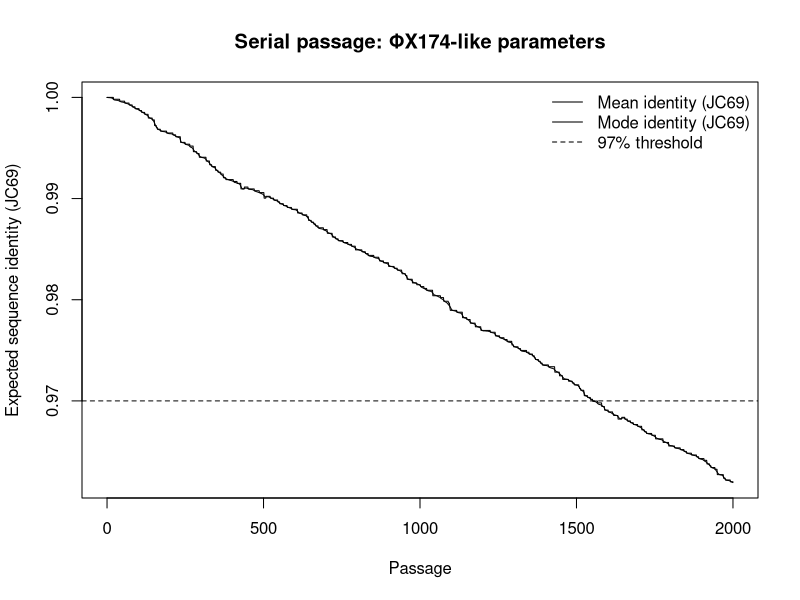

Write R code to recreate this figure. (Note: this script raises an error after producing the figure.)
# ------------------------------------------------------------
# Serial passage simulator (minimal, fast, and interpretable)
# - Asexual haploid population
# - Within each passage: g generations of selection + mutation
# - Between passages: bottleneck of size B
# - Tracks mutation counts in 3 classes: deleterious / neutral / beneficial
# - Reports *sequence identity* using Jukes–Cantor (JC69), not 1 - k/L
#
# Defaults are "ΦX174-like": L = 5386, mu ~ 1e-6 per site per copying round
# ------------------------------------------------------------

`%||%` <- function(x, y) if (is.null(x)) y else x

# JC69: substitutions/site (d) -> expected observed identity
jc_identity_from_d <- function(d) 0.25 + 0.75 * exp(-4 * d / 3)
# (and p-distance would be 1 - identity)

simulate_serial_passage_phiX174 <- function(
    P = 1000,             # number of passages
    g = 5,                # effective generations per passage
    L = 5386,             # ΦX174 genome length
    mu = 1e-6,            # per-site mutation rate per generation
    N = 1e7,            # within-passage effective population size
    B = 200,              # bottleneck founders per passage
    # DFE mixture (toy but useful)
    p_del = 0.70,
    p_neu = 0.299,
    p_ben = 0.001,
    s_del = 0.02,         # fitness penalty per deleterious mutation (multiplicative via exp)
    s_ben = 0.05,         # fitness gain per beneficial mutation (multiplicative via exp)
    seed = 1
) {
  stopifnot(abs((p_del + p_neu + p_ben) - 1) < 1e-12)
  set.seed(seed)
  
  lambda <- L * mu  # per-genome mutation rate per generation (≈0.005386 for defaults)
  
  # We exploit that lambda is small for ΦX174: P(>=2 mutations/genome/gen) is tiny.
  # So we use a "0-or-1 mutation per genome per generation" approximation:
  #   mutated genomes ~ Binomial(n, lambda)
  # This is accurate for small lambda and keeps the simulator fast.
  #
  # If you later want multi-hit handling, tell me and I'll add an efficient version.
  
  parse_key <- function(key) as.integer(strsplit(key, "\\|", fixed = FALSE)[[1]])
  make_key  <- function(kd, kn, kb) paste0(kd, "|", kn, "|", kb)
  fitness   <- function(kd, kb) exp(-s_del * kd + s_ben * kb)
  
  # population as hash map: key "kd|kn|kb" -> count
  pop <- new.env(hash = TRUE, parent = emptyenv())
  pop[["0|0|0"]] <- B  # start with B identical founders
  
  summarize_pop <- function(pop_env) {
    keys <- ls(pop_env)
    counts <- as.integer(mget(keys, pop_env, inherits = FALSE))
    k_mat <- t(vapply(keys, parse_key, integer(3)))
    k_tot <- rowSums(k_mat)
    
    Ntot <- sum(counts)
    mean_k <- sum(counts * k_tot) / Ntot
    
    mode_idx <- which.max(counts)
    mode_k <- k_tot[mode_idx]
    
    # substitutions/site (d)
    mean_d <- mean_k / L
    mode_d <- mode_k / L
    
    # expected observed identity (JC69)
    mean_id_jc <- jc_identity_from_d(mean_d)
    mode_id_jc <- jc_identity_from_d(mode_d)
    
    list(
      N = Ntot,
      mean_k = mean_k,
      mode_k = mode_k,
      mean_d = mean_d,
      mode_d = mode_d,
      mean_identity_jc = mean_id_jc,
      mode_identity_jc = mode_id_jc
    )
  }
  
  out <- data.frame(
    passage = 0:P,
    N = NA_integer_,
    mean_k = NA_real_,
    mode_k = NA_real_,
    mean_d = NA_real_,
    mode_d = NA_real_,
    mean_identity_jc = NA_real_,
    mode_identity_jc = NA_real_
  )
  
  # init summary
  s0 <- summarize_pop(pop)
  out[1, names(s0)] <- s0
  
  for (p in seq_len(P)) {
    
    # Within passage: g generations
    for (gen in seq_len(g)) {
      keys <- ls(pop)
      counts <- as.integer(mget(keys, pop, inherits = FALSE))
      k_mat <- t(vapply(keys, parse_key, integer(3)))
      
      # --- Selection (Wright–Fisher with selection) ---
      w <- fitness(kd = k_mat[, 1], kb = k_mat[, 3])
      probs <- counts * w
      probs <- probs / sum(probs)
      next_counts <- as.integer(rmultinom(1, size = N, prob = probs))
      
      # --- Mutation (0-or-1 per genome approximation) ---
      pop2 <- new.env(hash = TRUE, parent = emptyenv())
      
      for (i in seq_along(keys)) {
        n_i <- next_counts[i]
        if (n_i == 0L) next
        
        kd <- k_mat[i, 1]; kn <- k_mat[i, 2]; kb <- k_mat[i, 3]
        
        # how many of these n_i genomes mutate this generation?
        m_i <- rbinom(1, size = n_i, prob = lambda)
        n_nomut <- n_i - m_i
        
        # keep non-mutated genomes in same state
        if (n_nomut > 0L) {
          key0 <- make_key(kd, kn, kb)
          pop2[[key0]] <- (pop2[[key0]] %||% 0L) + n_nomut
        }
        
        # mutated genomes: exactly 1 mutation each; split by DFE class
        if (m_i > 0L) {
          splits <- as.integer(rmultinom(1, size = m_i, prob = c(p_del, p_neu, p_ben)))
          
          # each class produces a new state with +1 in that class
          if (splits[1] > 0L) {
            keyd <- make_key(kd + 1L, kn, kb)
            pop2[[keyd]] <- (pop2[[keyd]] %||% 0L) + splits[1]
          }
          if (splits[2] > 0L) {
            keyn <- make_key(kd, kn + 1L, kb)
            pop2[[keyn]] <- (pop2[[keyn]] %||% 0L) + splits[2]
          }
          if (splits[3] > 0L) {
            keyb <- make_key(kd, kn, kb + 1L)
            pop2[[keyb]] <- (pop2[[keyb]] %||% 0L) + splits[3]
          }
        }
      }
      
      pop <- pop2
    }
    
    # --- Bottleneck between passages ---
    keys <- ls(pop)
    counts <- as.integer(mget(keys, pop, inherits = FALSE))
    probs <- counts / sum(counts)
    founders <- as.integer(rmultinom(1, size = B, prob = probs))
    
    popB <- new.env(hash = TRUE, parent = emptyenv())
    for (i in seq_along(keys)) {
      if (founders[i] > 0L) popB[[keys[i]]] <- founders[i]
    }
    pop <- popB
    
    sp <- summarize_pop(pop)
    out[p + 1, names(sp)] <- sp
  }
  
  out
}

# ---------------- Example ----------------
res <- simulate_serial_passage_phiX174(
  P = 2000,
  g = 10,
  N = 1e7,
  B = 1000,
  L = 5386,
  mu = 1e-6,
  p_del = 0.7,
  p_neu = 0.29,
  p_ben = 0.01,
  s_del = 0.2,
  s_ben = 0.05,
  seed = 1
)

# First passage where "consensus-like" (mode) expected identity <= 97%
hit <- which(res$mode_identity_jc <= 0.97)
if (length(hit)) {
  cat("First passage with mode identity <= 0.97:", res$passage[min(hit)], "\n")
} else {
  cat("Mode identity never <= 0.97 within", max(res$passage), "passages.\n")
}

# Plot mean vs mode identity (JC-corrected)
plot(res$passage, res$mean_identity_jc, type = "l",
     xlab = "Passage", ylab = "Expected sequence identity (JC69)",
     main = "Serial passage: ΦX174-like parameters")
lines(res$passage, res$mode_identity_jc)
abline(h = 0.97, lty = 2)
legend("topright",
       legend = c("Mean identity (JC69)", "Mode identity (JC69)", "97% threshold"),
       lty = c(1, 1, 2), bty = "n")

df_res <- data.frame(passage = res$passage, mean_identity_jc = res$mean_identity_jc)

gg1 <- df_res %>%
ggplot(aes(x = passage, y = mean_identity_jc)) + geom_line() + 
  labs(x = "Passage", y = "Expected Sequence identity (JC69)", title = "Serial passage: ΦX174-like parameters") + 
  theme_bw() + 
  geom_hline(yintercept = 0.97, lty = 2)

# ------------------------------------------------------------
# Grid runner for serial passage simulator
# - Expands a parameter grid
# - Runs multiple seeds per condition
# - Computes time-to-threshold T97 (first passage where identity <= 0.97)
# - Returns tidy results + optional trajectory summaries
#
# Assumes you have simulate_serial_passage_phiX174() defined (from earlier)
# and that its output has columns: passage, mean_identity_jc, mode_identity_jc
# ------------------------------------------------------------

library(dplyr)
library(tidyr)
library(purrr)

# ---- helpers ----

first_hit_time <- function(df, col = c("mode_identity_jc", "mean_identity_jc"), thr = 0.97) {
  col <- match.arg(col)
  idx <- which(df[[col]] <= thr)
  if (length(idx) == 0) return(NA_integer_)
  df$passage[min(idx)]
}

run_one_condition <- function(params, seeds, thr = 0.97) {
  # params: one-row data.frame/tibble with parameter columns
  # seeds: integer vector of RNG seeds
  
  p <- as.list(params)
  
  out <- purrr::map_dfr(seeds, function(seed) {
    sim <- do.call(simulate_serial_passage_phiX174, c(p, list(seed = seed)))
    
    tibble::tibble(
      seed = seed,
      T97_mode = first_hit_time(sim, "mode_identity_jc", thr),
      T97_mean = first_hit_time(sim, "mean_identity_jc", thr),
      final_mode_id = sim$mode_identity_jc[nrow(sim)],
      final_mean_id = sim$mean_identity_jc[nrow(sim)]
    )
  })
  
  # replicate the 1-row params to match number of rows in out
  params_rep <- params[rep(1, nrow(out)), , drop = FALSE]
  dplyr::bind_cols(out, params_rep)
}


# Optional: summarize trajectories across seeds (median + bands) for plotting
summarise_trajectories <- function(trajs_df, col, probs = c(0.1, 0.5, 0.9)) {
  # trajs_df: tidy with columns: passage, value, plus condition cols + seed
  # col: name of value column (already selected), e.g. "mode_identity_jc"
  stopifnot(col %in% names(trajs_df))
  
  trajs_df %>%
    group_by(across(-c(seed, all_of(col)))) %>%
    summarise(
      qlo = quantile(.data[[col]], probs[1], na.rm = TRUE),
      q50 = quantile(.data[[col]], probs[2], na.rm = TRUE),
      qhi = quantile(.data[[col]], probs[3], na.rm = TRUE),
      .groups = "drop"
    )
}

require(dplyr)
require(tidyr)
require(purrr)
# ---- build parameter grid ----
# ΦX174-ish defaults, varying the main axes:
# B (bottleneck), mu (mutation rate), p_del (constraint density), g (gens/passage)
param_grid <- tidyr::crossing(
  P = 2000L,
  L = 5386L,
  N = 1e7L,
  B = c(5L, 20L, 100L, 1000L),
  g = c(3L, 5L, 10L),
  mu = c(3e-7, 1e-6, 3e-6),
  p_del = c(0.3, 0.5, 0.7),
  # keep beneficial minimal; can also toggle p_ben = c(0, 1e-3) if you want
  p_ben = 1e-3,
  s_del = c(0.1, 0.2, 0.5),
  s_ben = c(0.05, 0.1, 0.2)
) %>%
  mutate(
    p_neu = 1 - p_del - p_ben
  ) %>%
  # basic sanity check
  filter(p_neu >= 0)

# ---- choose seeds ----
n_seeds <- 3
seeds <- 1:n_seeds

# ---- run grid (summary outcomes only) ----
# This returns one row per (condition × seed)
results <- param_grid %>%
  mutate(cond_id = row_number()) %>%
  group_split(cond_id) %>%
  map_dfr(~run_one_condition(.x %>% select(-cond_id), seeds = seeds, thr = 0.97)) %>%
  mutate(
    hit_mode = !is.na(T97_mode),
    hit_mean = !is.na(T97_mean)
  )

saveRDS(results, "simulation_serial_passage_results.rds")

# ---- summarize per condition ----
summary_by_condition <- results %>%
  group_by(P, L, N, B, g, mu, p_del, p_neu, p_ben, s_del, s_ben) %>%
  summarise(
    n = n(),
    hit_rate_mode = mean(hit_mode),
    hit_rate_mean = mean(hit_mean),
    T97_mode_median = median(T97_mode, na.rm = TRUE),
    T97_mode_q10 = quantile(T97_mode, 0.10, na.rm = TRUE),
    T97_mode_q90 = quantile(T97_mode, 0.90, na.rm = TRUE),
    T97_mean_median = median(T97_mean, na.rm = TRUE),
    T97_mean_q10 = quantile(T97_mean, 0.10, na.rm = TRUE),
    T97_mean_q90 = quantile(T97_mean, 0.90, na.rm = TRUE),
    final_mode_id_median = median(final_mode_id, na.rm = TRUE),
    final_mean_id_median = median(final_mean_id, na.rm = TRUE),
    .groups = "drop"
  )

library(dplyr)

P_max <- max(summary_by_condition$P)

plot_df <- summary_by_condition %>%
  mutate(
    T97_mode_plot = ifelse(is.na(T97_mode_median), P_max + 1, T97_mode_median),
    T97_mean_plot = ifelse(is.na(T97_mean_median), P_max + 1, T97_mean_median),
    censored_mode = is.na(T97_mode_median),
    censored_mean = is.na(T97_mean_median)
  )


library(ggplot2)

ggplot(plot_df, aes(x = factor(B), y = T97_mode_plot, group = mu, color = factor(mu))) +
  geom_point() +
  geom_line(aes(group = factor(mu))) +
  geom_errorbar(aes(ymin = T97_mode_q10, ymax = T97_mode_q90), width = 0.2, alpha = 0.6) +
  facet_grid(p_del ~ g, labeller = label_both) +
  scale_y_continuous(
    trans = "log10",
    breaks = c(10, 30, 100, 300, 1000, 3000, 10000),
    minor_breaks = NULL
  ) +
  labs(
    x = "Bottleneck size (B)",
    y = "Passages to reach 97% identity (mode, median; q10–q90)",
    color = expression(mu~"(per-site per generation)"),
    title = "Time to 97% identity depends strongly on bottleneck and mutation rate"
  ) +
  theme_bw()

ggplot(plot_df, aes(x = factor(B), y = factor(mu), fill = T97_mode_plot)) +
  geom_tile(color = "white", linewidth = 0.2) +
  facet_grid(p_del ~ g, labeller = label_both) +
  scale_fill_continuous(trans = "log10") +
  labs(
    x = "Bottleneck size (B)",
    y = expression(mu),
    fill = "T97 (mode)\n(passages)",
    title = "Heatmap of passages to 97% identity (censored at P+1 if not reached)"
  ) +
  theme_bw()

ggplot(plot_df, aes(x = factor(B), y = factor(mu))) +
  geom_tile(aes(fill = T97_mode_plot), color = "white", linewidth = 0.2) +
  geom_text(aes(label = sprintf("%.2f", hit_rate_mode)), size = 3) +
  facet_grid(p_del ~ g, labeller = label_both) +
  scale_fill_continuous(trans = "log10") +
  labs(
    x = "Bottleneck size (B)",
    y = expression(mu),
    fill = "T97 (mode)\n(passages)",
    title = "T97 heatmap (numbers are hit-rate across seeds)"
  ) +
  theme_bw()

ggplot(plot_df, aes(x = factor(B), y = final_mode_id_median, color = factor(mu))) +
  geom_point() +
  geom_line(aes(group = factor(mu))) +
  facet_grid(p_del ~ g, labeller = label_both) +
  geom_hline(yintercept = 0.97, linetype = 2) +
  labs(
    x = "Bottleneck size (B)",
    y = "Median final identity (mode, JC69)",
    color = expression(mu),
    title = "Median identity after 2000 passages"
  ) +
  theme_bw()

summary_by_condition <- results %>%
  group_by(P, L, N, B, g, mu, p_del, p_neu, p_ben, s_del, s_ben) %>%
  summarise(
    final_mode_id_median = median(final_mode_id, na.rm = TRUE),
    final_mode_id_q10    = quantile(final_mode_id, 0.10, na.rm = TRUE),
    final_mode_id_q90    = quantile(final_mode_id, 0.90, na.rm = TRUE),
    .groups = "drop"
  )

ggplot(summary_by_condition,
       aes(x = factor(B), y = final_mode_id_median, color = factor(mu))) +
  geom_point(position = position_dodge(width = 0.4), size = 2.2) +
  facet_grid(p_del ~ g + s_ben, labeller = label_both) +
  geom_hline(yintercept = 0.97, linetype = 2, linewidth = 0.6) +
  labs(
    x = "Bottleneck size (B)",
    y = "Final sequence identity after P passages (median ± 10–90%)",
    color = expression(mu),
    title = "Final identity across bottleneck, mutation rate, and constraint strength"
  ) +
  theme_bw(base_size = 12)

ggplot(summary_by_condition,
       aes(x = factor(B), y = factor(mu), fill = final_mode_id_median)) +
  geom_tile(color = "white", linewidth = 0.3) +
  facet_grid(p_del ~ g, labeller = label_both) +
  scale_fill_viridis_c(option = "magma", direction = -1) +
  geom_text(aes(label = sprintf("%.3f", final_mode_id_median)), size = 3) +
  geom_hline(yintercept = NA) +
  labs(
    x = "Bottleneck size (B)",
    y = expression(mu),
    fill = "Final identity",
    title = "Final sequence identity after P passages"
  ) +
  theme_bw(base_size = 12)

library(dplyr)
library(ggplot2)

param_cols <- c("B", "g", "mu", "p_del", "s_del", "s_ben", "N")

X <- summary_by_condition %>%
  select(all_of(param_cols)) %>%
  mutate(across(everything(), scale)) %>%
  as.matrix()

pc <- prcomp(X)

pc_df <- summary_by_condition %>%
  mutate(
    PC1 = pc$x[,1],
    PC2 = pc$x[,2]
  )

ggplot(pc_df, aes(PC1, PC2, color = final_mode_id_median)) +
  geom_point(size = 2, alpha = 0.9) +
  scale_color_viridis_c(direction = -1) +
  labs(
    title = "Global parameter landscape colored by final identity",
    color = "Final identity"
  ) +
  theme_bw(  )

library(GGally)

summary_by_condition %>%
  select(B, g, mu, p_del, s_del, s_ben, final_mode_id_median) %>%
  ggparcoord(
    columns = 1:6,
    groupColumn = 7,
    scale = "uniminmax",
    alphaLines = 0.3
  ) +
  scale_color_viridis_c(direction = -1) +
  labs(
    title = "Parameter trajectories colored by final identity"
  ) +
  theme_bw()

best_case_df <- summary_by_condition %>%
  group_by(B, g) %>%
  summarise(
    best_identity = min(final_mode_id_median),
    .groups = "drop"
  )

gg2 <- ggplot(best_case_df, aes(x = factor(B), y = best_identity, group = g, color = factor(g))) +
  geom_point(size = 2) +
  geom_line() +
  geom_hline(yintercept = 0.97, linetype = 2) +
  labs(
    x = "Bottleneck size (B)",
    y = "Best-case final identity across all other parameters",
    color = "g (generations / passage)",
    title = "Even best-case parameter combinations rarely reach 97%"
  ) +
  theme_bw()

require(patchwork)
gg1 + gg2


summary_by_condition %>%
  group_by(B, g) %>%
  summarise(
    best_identity = min(final_mode_id_median),   # lowest identity = most divergence
    median_identity = median(final_mode_id_median),
    .groups = "drop"
  ) %>%
  arrange(best_identity)

thr <- 0.97
bg_bar_df <- summary_by_condition %>%
  mutate(
    reached_97 = final_mode_id_median <= thr,
    Bg = paste0("B=", B, ", g=", g)
  ) %>%
  group_by(B, g, Bg, p_del) %>%
  summarise(
    frac_reached = mean(reached_97),
    n = n(),
    .groups = "drop"
  )

ggplot(bg_bar_df, aes(x = factor(B), y = frac_reached)) +
  geom_col(fill = "steelblue") +
  scale_y_continuous(labels = scales::percent_format(accuracy = 1)) +
  labs(
    x = "Bottleneck / generations per passage",
    y = "Fraction reaching ≤97% identity",
    title = "Probability of reaching 97% identity across regimes"
  ) +
  facet_grid(p_del~g) + 
  theme_bw(base_size = 12) +
  theme(axis.text.x = element_text(angle = 45, hjust = 1))

library(ggplot2)
library(scales)

gg3 <- ggplot(bg_bar_df, aes(x = factor(B), y = frac_reached)) +
  geom_col(
    width = 0.7,
    fill = "darkgreen"
  ) +
  scale_y_continuous(
    limits = c(0, 1),
    labels = percent_format(accuracy = 1),
    expand = expansion(mult = c(0, 0.02))
  ) +
  facet_grid(
    p_del ~ g,
    labeller = label_both
  ) +
  labs(
    x = "Bottleneck size (B)",
    y = "Fraction of parameter settings reaching ≤97% identity",
    title = "Regimes that reach 97% identity"
  ) +
  theme_bw(base_size = 12) +
  theme(
    panel.grid.major.x = element_blank(),
    panel.grid.minor = element_blank(),
    strip.background = element_rect(fill = "grey95", colour = NA),
    strip.text = element_text(size = 11, face = "bold"),
    axis.text.x = element_text(angle = 0, vjust = 0.5),
    axis.title = element_text(size = 12),
    plot.title = element_text(size = 13, face = "bold"),
    plot.margin = margin(5.5, 8, 5.5, 5.5)
  )
